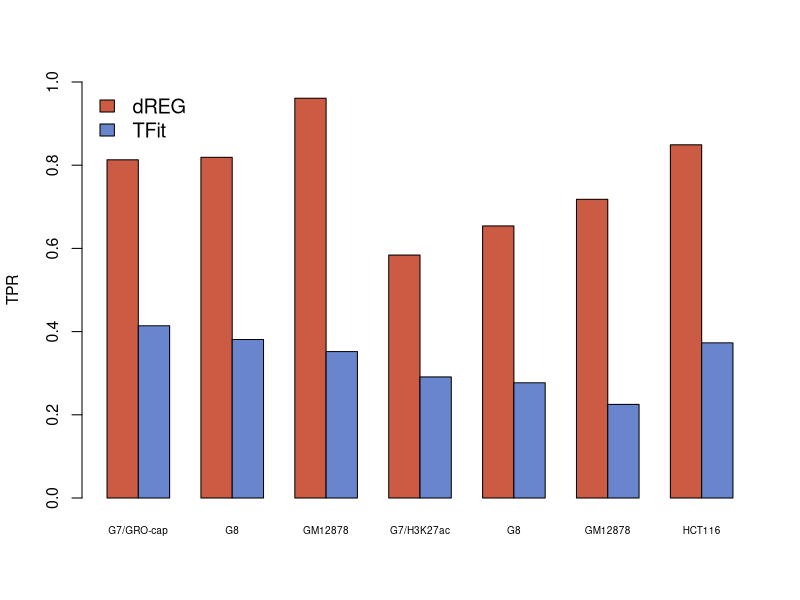

Write the R code that produced this figure.
tpr.grocap.G7 <- c( 0.813, 0.414)
tpr.grocap.G8 <- c( 0.819, 0.381)
tpr.grocap.gm <- c( 0.961, 0.352)
tpr.grocap.gh <- c( 0.432, 0.214)

tpr.h3kac.G7 <- c(0.584, 0.291)
tpr.h3kac.G8 <- c(0.654, 0.277)
tpr.h3kac.gm <- c(0.718, 0.225)
tpr.h3kac.gh <- c(0.849, 0.373)

cols=c("#cb5b42", "#6985cd");

pdf("fig-1B.pdf");
x <- cbind(C11=tpr.grocap.G7, C12=tpr.grocap.G8, C13=tpr.grocap.gm, #C14=tpr.grocap.gh, 
           C21=tpr.h3kac.G7,  C22=tpr.h3kac.G8,  C23=tpr.h3kac.gm,  C24=tpr.h3kac.gh);
x.names <- c("G7/GRO-cap", "G8", "GM12878", #"HCT116", 
             "G7/H3K27ac", "G8", "GM12878", "HCT116");

barplot(x, xlab="", ylab= "TPR", beside=TRUE, col=cols, ylim=c(0,1), names.arg=x.names, cex.axis=0.95, cex.names=0.6, cex.lab=0.95)

# Place the legend at the top-left corner with no frame
# using rainbow colors
legend("topleft", c("dREG","TFit"), cex=1.2,  bty="n", fill=cols);

dev.off()